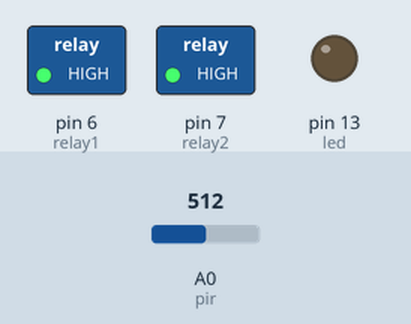
A sketch run on a simulated Arduino Uno, built with avr-gcc and run on an emulated ATmega328P. On the bench: switched loads named in the sketch (green lamp = pin HIGH), output pins drawn as LEDs (lit = HIGH). The inputs (shaded band) are chosen by the test bench; at power-on: A0 (pir) = 512.

Above: at 1.2 s.
1.3 s: A0 (pir) set to 668
2.8 s: A0 (pir) set to 697
At 3.3 s:
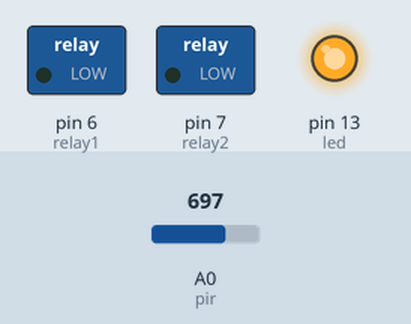
4.3 s: A0 (pir) set to 511
At 5.5 s:
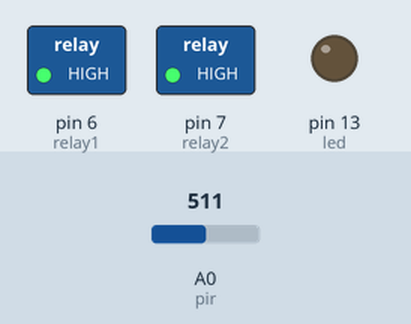
5.8 s: A0 (pir) set to 716
At 7.0 s:
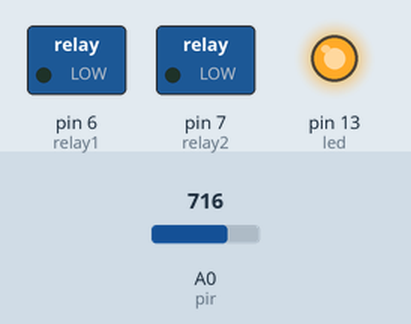
Timing chart, 0 to 8.3 s (numbered marks = the images above; inputs shaded):
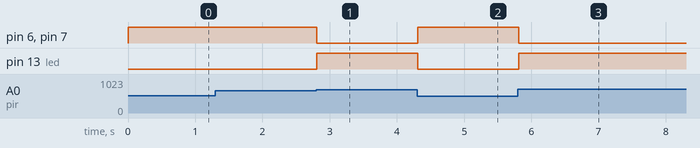

The sketch:

PIR.ino
```cpp
/*
  void setup() {
  pinMode (13, OUTPUT);
  pinMode (7, INPUT);


  }

  void loop() {
  digitalWrite(13, digitalRead(2));
  delay(50);

  }
*/

#define pir A0
#define led 13
#define relay1 6
#define relay2 7


void setup() {
  pinMode(pir, INPUT)  ;
  pinMode(led, OUTPUT)  ;
  pinMode(relay1, OUTPUT)  ;
  pinMode(relay2, OUTPUT)  ;
  Serial.begin(9600);
  digitalWrite (relay1, HIGH);
  digitalWrite (relay2, HIGH);


}

void loop() {
  int i = analogRead(pir);
  int L = map(i, 0, 1023, 0, 255);

  //Serial.print(i);
  //Serial.print("/");
  //Serial.println(L);
  if (L > 170) {
    digitalWrite(led, HIGH);
    digitalWrite(relay1, LOW);
    digitalWrite(relay2, LOW);
    delay(100);
  }

  else {
    digitalWrite(led, LOW);
    digitalWrite(relay1, HIGH);
    digitalWrite(relay2, HIGH);
    delay(100);
    }

}
```

Measured:
- the behaviour switches between 686 and 687 on A0 (pir) (found by bisection; images 0 and 1)
- after the input at 1.3 s, every drawn part: stays the same
- after the input at 2.8 s, pin 6 (relay1), pin 7 (relay2): HIGH → LOW at once; pin 13 (led): LOW → HIGH at once
- after the input at 4.3 s, pin 6 (relay1), pin 7 (relay2): LOW → HIGH at once; pin 13 (led): HIGH → LOW at once
- after the input at 5.8 s, pin 6 (relay1), pin 7 (relay2): HIGH → LOW at once; pin 13 (led): LOW → HIGH at once
